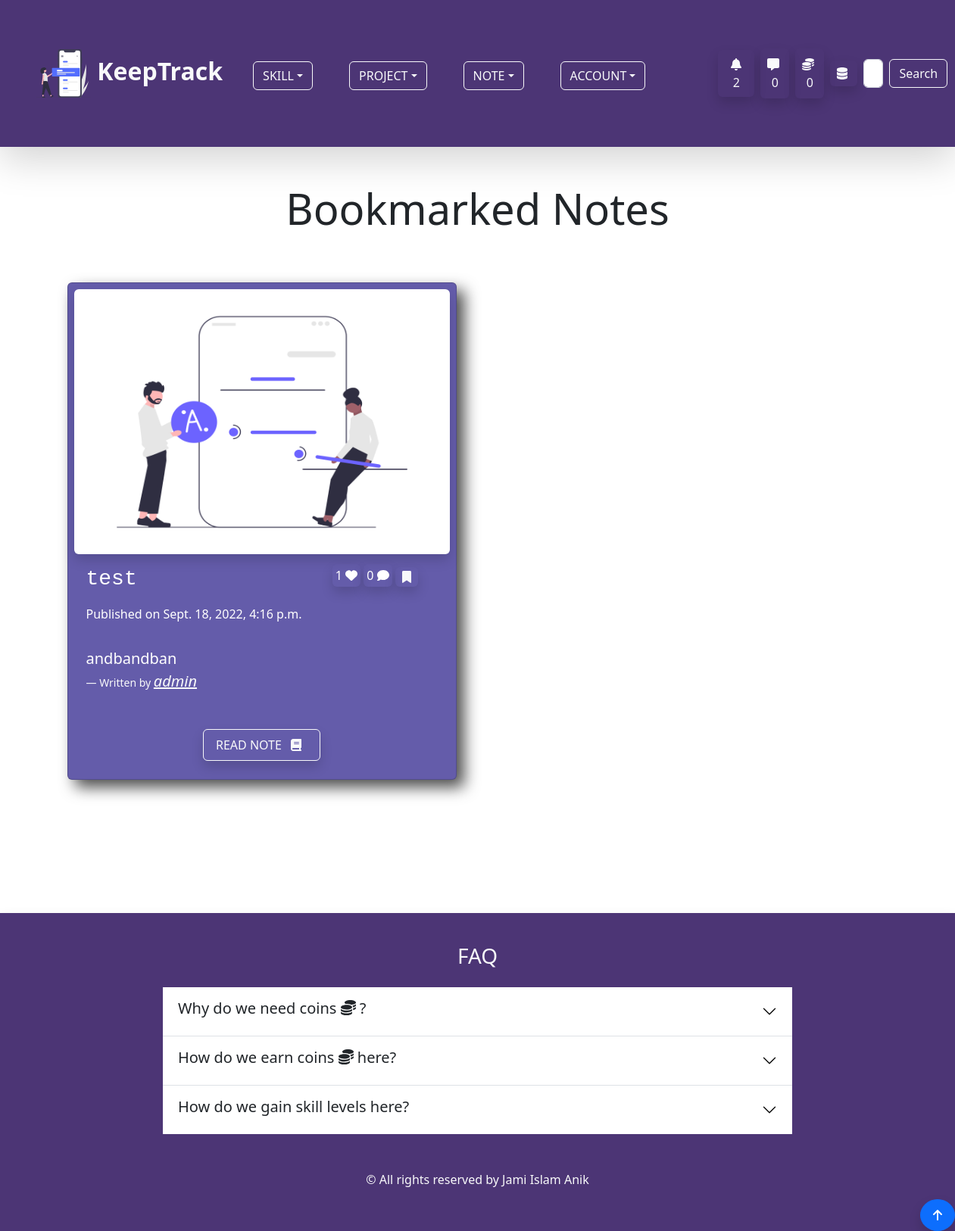
/note/bookmark-note/ (signed in), run on an earlier commit of the app's database.
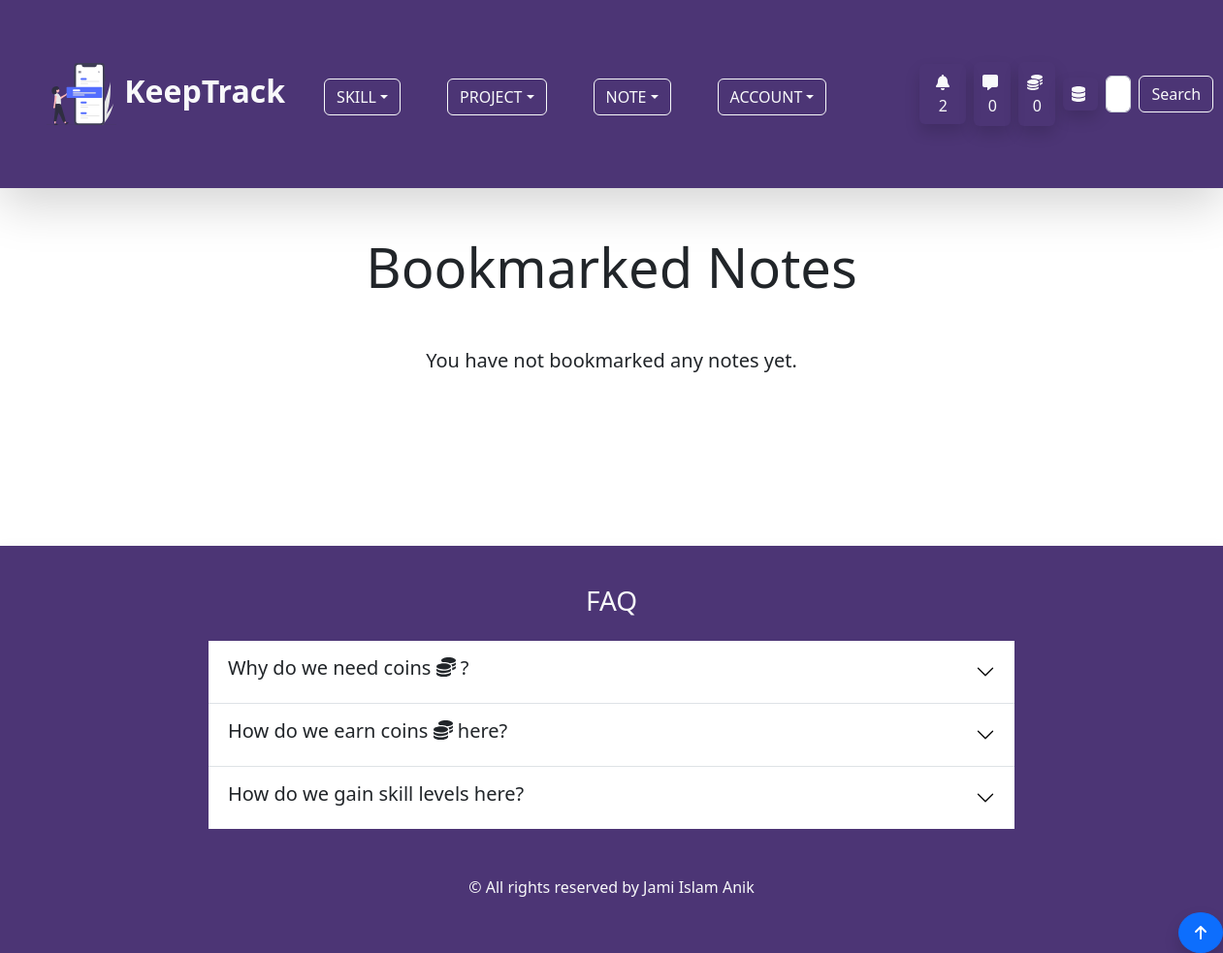
And on a later commit of the database.
### note/models.py (models this page shows)
class BookmarkedNote(models.Model):
    owner = models.ForeignKey(Profile,on_delete=models.CASCADE)
    note = models.ForeignKey(Note, on_delete = models.CASCADE)
    created_at = models.DateTimeField(auto_now_add=True)
    class Meta:
        ordering = ['-created_at']

class Note(models.Model):
    comment = GenericRelation(Comment)
    like = GenericRelation(Like)
    content_type = models.ForeignKey(ContentType, null=True, on_delete=models.SET_NULL)
    object_id = models.IntegerField()
    content_object = GenericForeignKey()
    owner = models.ForeignKey(Profile,on_delete=models.CASCADE)
    note_image = models.ImageField(null=True, blank =True, upload_to='keeptrack/images/')
    title = models.CharField(max_length=255)
    body = models.TextField()
    created_at = models.DateTimeField(auto_now_add=True)
    class Meta:
        ordering = ['-created_at']
    @property
    def slug_title(self):
        return slugify(self.title)

### account/models.py (models this page shows, shortened)
class Profile(models.Model):
    user = models.OneToOneField(User,on_delete=models.CASCADE,null=True,blank=True)
    profile_image = models.ImageField(null=True,blank=True,upload_to='keeptrack/images/',default = 'keeptrack/default_images/default_profile_i2ejjp.png')
    username = models.CharField(max_length=255)
    first_name = models.CharField(max_length=255,null=True,blank=True)
    last_name = models.CharField(max_length=255,null=True,blank=True)
    bio = models.TextField(max_length=1000,blank=True,null=True)
    email = models.EmailField(max_length=255,blank=True,null=True)
    portfolio_site = models.URLField(max_length=500,blank=True,null=True)
    facebook = models.URLField(max_length=2000,blank=True,null=True)
    linkedin = models.URLField(max_length=2000,blank=True,null=True)
    youtube = models.URLField(max_length=2000,blank=True,null=True)
    coin = models.IntegerField(default=100,null=True,blank=True)
    def __str__(self):
        return self.username

### note/views.py (the view, shortened to what this page needs)
# urls.py: path('bookmark-note/',views.bookmark_note_page,name="bookmark-note-page"),
@login_required(login_url='login-page')
def bookmark_note_page(request):
    profile = request.user.profile
    queryset = profile.bookmarkednote_set.all()
    context = {
        'queryset':queryset,
    }
    return render(request,'note/bookmark_note_page.html',context)

### note/templates/note/bookmark_note_page.html (shortened to what this page needs)
{% extends 'base.html' %}
{% load static %}
{% block content %}
<div class="container pb-5">
    <h4 class="display-4 text-center my-5">Bookmarked Notes</h4>
        {% if queryset %}
        <div class="row">
          {% for bookmarked_note in queryset %}
          <div class="col col-12 col-md-6">
            <div class="card p-2 mx-3 my-3" id="project-page-card">
              {% if bookmarked_note.note.note_image %}
              <img src="{{ bookmarked_note.note.note_image.url }}" class="img-fluid w-100 shadow rounded" id="note-image-h"
                alt="Note Image" />
              {% else %}
              <img src="{% static 'images/default_note.png' %}" class="img-fluid w-100 shadow rounded" id="note-image-h"
                alt="Note Image" />
              {% endif %}
              <div class="card-body text-white">
                <div class="row">
                  <h3 class="col col-8 card-title font-monospace">{{ bookmarked_note.note.title }}</h3>
                  <div class="col col-4 pb-4">
                    <span class="p-1 rounded shadow">{{ bookmarked_note.note.like.count }} <i
                        class="fas fa-heart"></i></span>
                    <span class="p-1 rounded shadow">{{ bookmarked_note.note.comment.count }} <i
                        class="fas fa-comment"></i></span>
                        <form action="" method="POST" class=" d-inline-block">
                            <button class="btn shadow px-2 py-0 text-light" title="Unbookmark" type="submit" name="bookmarked_note_id" value="{{ bookmarked_note.id }}"><i class="fas fa-bookmark"></i></button>
                        </form>
                  </div>
                </div>
                <p>Published on {{ bookmarked_note.note.created_at }}</p>
                <figure class="py-3">
                  <blockquote class="blockquote">
                    <p class="lead">{{ bookmarked_note.note.body|slice:"60" }}
                  </blockquote>
                  <figcaption class="blockquote-footer text-light">Written by
                    <a href="{% url 'account-page' bookmarked_note.note.owner.username %}" class="fs-5 text-light"><cite title="Source Title">{{ bookmarked_note.note.owner }}</cite></a>
                  </figcaption>
                </figure>
                <div class="text-center">
                  <a href="{% url 'single-note-page' bookmarked_note.note.id bookmarked_note.note.slug_title %}"
                    class="btn btn-outline-light py-2 px-3 shadow">READ NOTE
                    <span><i class="fas fa-book px-2"></i></span>
                  </a>
                </div>
              </div>
            </div>
          </div>
          {% endfor %}
        </div>
        {% else %}
        <p class="lead text-center">You have not bookmarked any notes yet.</p>
        {% endif %}
</div>
{% endblock %}

What changed in the data, as far as the page shows it:
removed BookmarkedNote: note "test", note.like.count "1", note.comment.count "0", {{ bookmarked_note.id }} 3 (drawn), note.created_at "Sept. 18, 2022, 4:16 p.m.", note.body "andbandban", note.owner "admin"
Also different on the page:
text now shown: "You have not bookmarked any notes yet."
